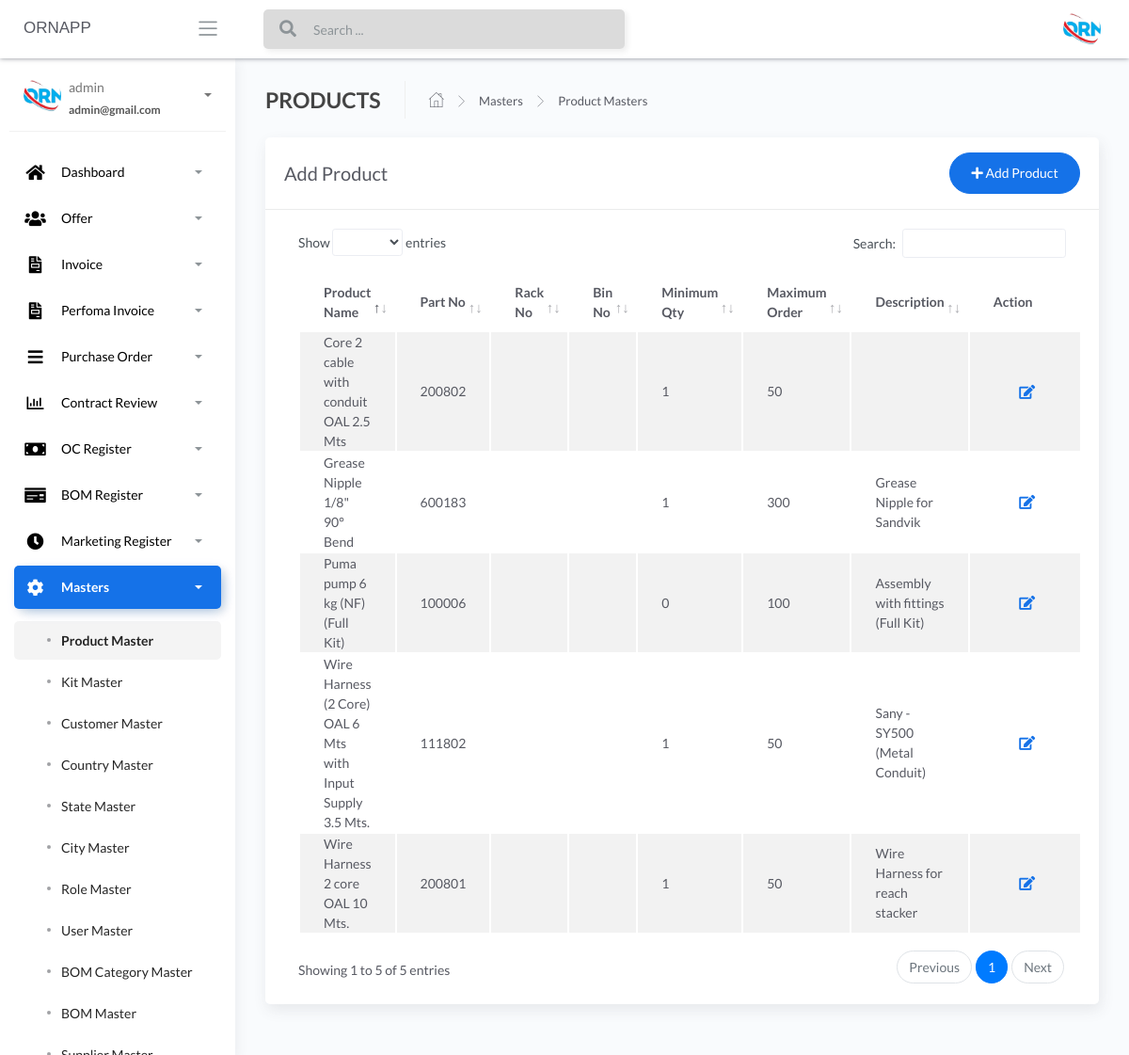
The app's page /Product-masters (signed in) with its own data.
### apps/authentication/models.py (models this page shows, shortened)
class Users(db.Model, UserMixin):
    __tablename__ = 'Users'
    id = db.Column(db.Integer, primary_key=True)
    username = db.Column(db.String(64), unique=True)
    email = db.Column(db.String(64), unique=True)
    password = db.Column(db.LargeBinary)

### apps/home/models.py (models this page shows, shortened)
class ProductMaster(db.Model):
    __tablename__ = "productmaster"
    id = db.Column(db.Integer, primary_key=True)
    product_name = db.Column(db.String())
    part_no = db.Column(db.INT())
    rack_no = db.Column(db.INT())
    bin_no = db.Column(db.INT())
    minimum_qty = db.Column(db.INT())
    maximum_order = db.Column(db.INT())
    product_hsn_no = db.Column(db.INT())
    description = db.Column(db.String())

### apps/home/routes.py (the view, shortened to what this page needs)
@blueprint.route('/Product-masters', methods=['GET', 'POST'])
@login_required
def product_masters():
    if request.method == 'GET':
        users = ProductMaster.query.all()
        return render_template('home/Product-masters.html',users=users, segment='Product-masters')

### apps/__init__.py (called while the page is built)
def configure_database(app):
    @app.before_first_request
    def initialize_database():
        db.create_all()
    @app.teardown_request
    def shutdown_session(exception=None):
        db.session.remove()

### apps/authentication/models.py (called while the page is built)
@login_manager.user_loader
def user_loader(id):
    return Users.query.filter_by(id=id).first()

### apps/templates/home/Product-masters.html (shortened to what this page needs)
{% extends "layouts/base.html" %}
{% block content %}
	<div class="content">
		<div class="page-inner">
			<div class="page-header">
				<h4 class="page-title">PRODUCTS</h4>
				<ul class="breadcrumbs">
					<li class="nav-home">
						<a href="#">
							<i class="flaticon-home"></i>
						</a>
					</li>
					<li class="separator">
						<i class="flaticon-right-arrow"></i>
					</li>
					<li class="nav-item">
						<a href="#">Masters</a>
					</li>
					<li class="separator">
						<i class="flaticon-right-arrow"></i>
					</li>
					<li class="nav-item">
						<a href="#">Product Masters</a>
					</li>
				</ul>
			</div>
			<div class="row">
				<div class="col-md-12">
					<div class="card">
						<div class="card-header">
							<div class="d-flex align-items-center">
								<h4 class="card-title">Add Product</h4>
								<button class="btn btn-primary btn-round ml-auto" data-toggle="modal" data-target="#addRowModal">
									<i class="fa fa-plus"></i>
									Add Product
								</button>
							</div>
						</div>
						<div class="card-body">
							<div class="table-responsive">
								<table id="add-row" class="display table table-striped table-hover" >
									<thead>
										<tr>
											<th>Product Name</th>
											<th>Part No</th>
											<th>Rack No</th>
											<th>Bin No</th>
											<th>Minimum Qty</th>
											<th>Maximum Order</th>
											<th>Description</th>
											<th style="width: 10%">Action</th>
										</tr>
									</thead>
									<tbody>
										{% for user in users %}
											<tr
											{% if loop.index %2==0 %}
											{% else %}
											{% endif %}
											>
											<td>{{user.product_name}}</td>
											<td>{{user.part_no}}</td>
											<td>{{user.rack_no}}</td>
											<td>{{user.bin_no}}</td>
											<td>{{user.minimum_qty}}</td>
											<td>{{user.maximum_order}}</td>
											<td>{{user.description}}</td>
											<td>
											<div class="form-button-action">
											<span style="font-size: 24px;color:green;">
											<a href="/{{user.id}}/editproduct" type="button" data-toggle="tooltip" title="" class="btn btn-link btn-primary btn-lg" data-original-title="Edit Task"> <i class="fas fa-edit" ></i></a>
											</span>
											<span style="font-size: 24px;color:red;">
											<a href="/{{user.id}}/deleteproduct" type="button" data-toggle="tooltip" title="" class="btn btn-link btn-danger" data-original-title="Remove"> </a>
											</span>
											</div>
											</td>
										</tr>
									{% endfor %}
									</tbody>
								</table>
							</div>
						</div>
					</div>
				</div>
			</div>
		</div>
	</div>
{% endblock content %}

### apps/templates/includes/sidebar.html (shortened to what this page needs)
		<div class="sidebar sidebar-style-2" data-background-color="white">
			<div class="sidebar-wrapper scrollbar scrollbar-inner">
				<div class="sidebar-content">
				{% if current_user.is_authenticated %}
					<div class="user">
						<div class="avatar-sm float-left mr-2">
							<img src="/static/assets/img/logo.jpg" alt="..." class="avatar-img rounded-circle">
						</div>
						<div class="info">
							<a data-toggle="collapse" href="#collapseExample" aria-expanded="true">
								<span>
									{{ current_user.username }}
									<span class="user-level">
										{{ current_user.email }}
									</span>
									<span class="caret"></span>
								</span>
							</a>
						</div>
					</div>
					<ul class="nav nav-primary">
						<li class="nav-item {% if 'dashboard' in segment %} active {% endif %}">
							<a data-toggle="collapse" href="#dashboard" aria-expanded="false">
								<i style="color:black;" class="fas fa-home"></i>
								<p style="color:black;">Dashboard</p>
								<span class="caret"></span>
							</a>
						</li>
						<li class="nav-item {% if 'offer-' in segment %} active {% endif %}">
							<a data-toggle="collapse" href="#base">
								<i  style="color:black;" class="fas fa-users"></i>
								<p  style="color:black;">Offer</p>
								<span class="caret"></span>
							</a>
						</li>
						<li class="nav-item {% if 'invoice' in segment %} active {% endif %}">
							<a data-toggle="collapse" href="#invoice">
								<i  style="color:black;" class="fas fa-file-invoice"></i>
								<p  style="color:black;">Invoice</p>
								<span class="caret"></span>
							</a>
						</li>
						<li class="nav-item {% if 'Perfoma' in segment %} active {% endif %}">
							<a data-toggle="collapse" href="#Perfoma">
								<i  style="color:black;" class="fas fa-file-invoice"></i>
								<p  style="color:black;">Perfoma Invoice</p>
								<span class="caret"></span>
							</a>
						</li>
						<li class="nav-item {% if 'purchaseorder' in segment %} active {% endif %}">
							<a data-toggle="collapse" href="#purchaseorder">
								<i  style="color:black;" class="fas fa-bars"></i>
								<p  style="color:black;">Purchase Order</p>
								<span class="caret"></span>
							</a>
						</li>
						<li class="nav-item {% if 'contractreview' in segment %} active {% endif %}">
							<a data-toggle="collapse" href="#contractreview">
								<i  style="color:black;" class="far fa-chart-bar"></i>
								<p  style="color:black;">Contract Review</p>
								<span class="caret"></span>
							</a>
						</li>
						<li class="nav-item {% if 'OcRegister' in segment %} active {% endif %}">
							<a data-toggle="collapse" href="#OcRegister">
								<i  style="color:black;" class="fas fa-money-bill"></i>
								<p  style="color:black;">OC Register</p>
								<span class="caret"></span>
							</a>
						</li>
						<li class="nav-item {% if 'BOMRegister' in segment %} active {% endif %}">
							<a data-toggle="collapse" href="#BOMRegister">
								<i  style="color:black;" class="fas fa-money-check"></i>
								<p  style="color:black;">BOM Register</p>
								<span class="caret"></span>
							</a>
						</li>
						<li class="nav-item {% if 'MarketingRegister' in segment %} active {% endif %}">
							<a data-toggle="collapse" href="#MarketingRegister">
								<i  style="color:black;" class="fas fa-clock"></i>
								<p  style="color:black;">Marketing Register</p>
								<span class="caret"></span>
							</a>
						</li>
						<li class="nav-item {% if 'masters' in segment %} active {% endif %}">
							<a data-toggle="collapse" href="#masters">
								<i  style="color:black;" class="fas fa-cog fa-spin"></i>
								<p  style="color:black;">Masters</p>
								<span class="caret"></span>
							</a>
							<div class="collapse {% if 'masters' in segment %} show {% endif %}" id="masters">
								<ul class="nav nav-collapse">
									<li class="{% if 'Product-masters' in segment %} active {% endif %}">
										<a href="/Product-masters">
											<span  style="color:black;" class="sub-item">Product Master</span>
										</a>
									</li>
									<li class="{% if 'Kit-masters' in segment %} active {% endif %}">
										<a href="/Kit-masters">
											<span  style="color:black;"class="sub-item">Kit Master</span>
										</a>
									</li>
									<li class="{% if 'Customer-masters' in segment %} active {% endif %}">
										<a href="/Customer-masters">
											<span  style="color:black;" class="sub-item">Customer Master</span>
										</a>
									</li>
									<li class="{% if 'Country-masters' in segment %} active {% endif %}">
										<a href="/Country-masters">
											<span  style="color:black;" class="sub-item">Country Master</span>
										</a>
									</li>
									<li class="{% if 'State-masters' in segment %} active {% endif %}">
										<a href="/State-masters">
											<span  style="color:black;" class="sub-item">State Master</span>
										</a>
									</li>
									<li class="{% if 'City-masters' in segment %} active {% endif %}">
										<a href="/City-masters">
											<span  style="color:black;" class="sub-item">City Master</span>
										</a>
									</li>
									<li class="{% if 'Role-masters' in segment %} active {% endif %}">
										<a href="/Role-masters">
											<span  style="color:black;" class="sub-item">Role Master</span>
										</a>
									</li>
									<li class="{% if 'User-masters' in segment %} active {% endif %}">
										<a href="/User-masters">
											<span  style="color:black;" class="sub-item">User Master</span>
										</a>
									</li>
									<li class="{% if 'BOM-Category-masters' in segment %} active {% endif %}">
										<a href="/BOM-Category-masters">
											<span  style="color:black;" class="sub-item">BOM Category Master</span>
										</a>
									</li>
									<li class="{% if 'BOM-masters' in segment %} active {% endif %}">
										<a href="/BOM-masters">
											<span  style="color:black;" class="sub-item">BOM Master</span>
										</a>
									</li>
									<li class="{% if 'Supplier-masters' in segment %} active {% endif %}">
										<a href="/Supplier-masters">
											<span  style="color:black;" class="sub-item">Supplier Master</span>
										</a>
									</li>
								</ul>
							</div>
						</li>
					</ul>
				{% endif %}
				</div>
			</div>
		</div>

### records on screen
Users: username "admin", email "admin@gmail.com"
ProductMaster: product_name "Core 2 cable with conduit OAL 2.5 Mts", part_no "200802", minimum_qty "1", maximum_order "50"
ProductMaster: product_name "Wire Harness 2 core OAL 10 Mts.", part_no "200801", minimum_qty "1", maximum_order "50", description "Wire Harness for reach stacker"
ProductMaster: product_name "Wire Harness (2 Core) OAL 6 Mts with Input Supply 3.5 Mts.", part_no "111802", minimum_qty "1", maximum_order "50", description "Sany - SY500 (Metal Conduit)"
ProductMaster: product_name "Grease Nipple 1/8\" 90° Bend", part_no "600183", minimum_qty "1", maximum_order "300", description "Grease Nipple for Sandvik"
ProductMaster: product_name "Puma pump 6 kg (NF)(Full Kit)", part_no "100006", minimum_qty "0", maximum_order "100", description "Assembly with fittings (Full Kit)"
